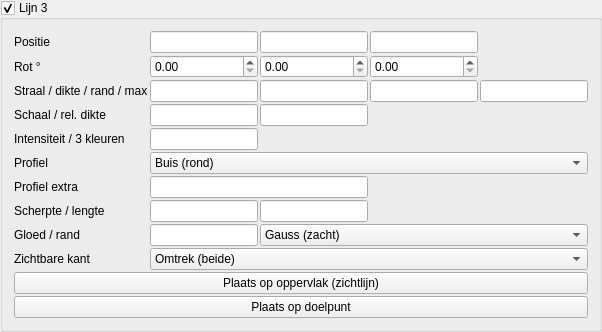
       <widget class="MyGroupBox" name="groupCheck_pattern_line_trap_3_enabled">
        <property name="title">
         <string>Lijn 3</string>
        </property>
        <property name="checkable">
         <bool>true</bool>
        </property>
        <layout class="QGridLayout" name="gridLayout_pattern_line_3">
         <property name="spacing">
          <number>2</number>
         </property>
         <item row="0" column="0">
          <widget class="QLabel" name="label_pattern_line_3_pos">
           <property name="text">
            <string>Positie</string>
           </property>
          </widget>
         </item>
         <item row="0" column="1">
          <widget class="MyLineEdit" name="vect3_pattern_line_trap_3_position_x"/>
         </item>
         <item row="0" column="2">
          <widget class="MyLineEdit" name="vect3_pattern_line_trap_3_position_y"/>
         </item>
         <item row="0" column="3">
          <widget class="MyLineEdit" name="vect3_pattern_line_trap_3_position_z"/>
         </item>
         <item row="1" column="0">
          <widget class="QLabel" name="label_pattern_line_3_rot">
           <property name="text">
            <string>Rot °</string>
           </property>
          </widget>
         </item>
         <item row="1" column="1">
          <widget class="MyDoubleSpinBox" name="spinboxd3_pattern_line_trap_3_rotation_x"/>
         </item>
         <item row="1" column="2">
          <widget class="MyDoubleSpinBox" name="spinboxd3_pattern_line_trap_3_rotation_y"/>
         </item>
         <item row="1" column="3">
          <widget class="MyDoubleSpinBox" name="spinboxd3_pattern_line_trap_3_rotation_z"/>
         </item>
         <item row="2" column="0">
          <widget class="QLabel" name="label_pattern_line_3_radius">
           <property name="text">
            <string>Straal / dikte / rand / max</string>
           </property>
           <property name="toolTip">
            <string>Straal = profielgrootte. Dikte = schaal van de SDF-band. Rand = afronding hoeken. Max = afstand-limiet voor de gloed (0 = uit in praktijk volgens instelling).</string>
           </property>
          </widget>
         </item>
         <item row="2" column="1">
          <widget class="MyLineEdit" name="logedit_pattern_line_trap_3_radius"/>
         </item>
         <item row="2" column="2">
          <widget class="MyLineEdit" name="logedit_pattern_line_trap_3_thickness"/>
         </item>
         <item row="2" column="3">
          <widget class="MyLineEdit" name="logedit_pattern_line_trap_3_edge_softness"/>
         </item>
         <item row="2" column="4">
          <widget class="MyLineEdit" name="logedit_pattern_line_trap_3_max_distance"/>
         </item>
         <item row="3" column="0">
          <widget class="QLabel" name="label_pattern_line_3_scale">
           <property name="text">
            <string>Schaal / rel. dikte</string>
           </property>
           <property name="toolTip">
            <string>Schaal: uniform het dwarsprofiel (YZ). Relatieve dikte: factor op de gloedband t.o.v. Dikte (1 = standaard).</string>
           </property>
          </widget>
         </item>
         <item row="3" column="1">
          <widget class="MyLineEdit" name="logedit_pattern_line_trap_3_scale"/>
         </item>
         <item row="3" column="2">
          <widget class="MyLineEdit" name="logedit_pattern_line_trap_3_relative_thickness"/>
         </item>
         <item row="4" column="0">
          <widget class="QLabel" name="label_pattern_line_3_int">
           <property name="text">
            <string>Intensiteit / 3 kleuren</string>
           </property>
           <property name="toolTip">
            <string>Gradient langs de gloed: kern (kleur 1) → midden (2) → rand (3). Zelfde RGB = effen.</string>
           </property>
          </widget>
         </item>
         <item row="4" column="1">
          <widget class="MyLineEdit" name="logedit_pattern_line_trap_3_intensity"/>
         </item>
         <item row="4" column="2">
          <widget class="MyColorButton" name="colorButton_pattern_line_trap_3_color"/>
         </item>
         <item row="4" column="3">
          <widget class="MyColorButton" name="colorButton_pattern_line_trap_3_color_2"/>
         </item>
         <item row="4" column="4">
          <widget class="MyColorButton" name="colorButton_pattern_line_trap_3_color_3"/>
         </item>
         <item row="5" column="0">
          <widget class="QLabel" name="label_pattern_line_3_shape">
           <property name="text">
            <string>Profiel</string>
           </property>
           <property name="toolTip">
            <string>Dwarsdoorsnede loodrecht op de as (lokale X).</string>
           </property>
          </widget>
         </item>
         <item row="5" column="1" colspan="4">
          <widget class="MyComboBox" name="comboBox_pattern_line_trap_3_shape">
           <item>
            <property name="text">
             <string>Buis (rond)</string>
            </property>
           </item>
           <item>
            <property name="text">
             <string>Lint (vlak)</string>
            </property>
           </item>
           <item>
            <property name="text">
             <string>Vierkant</string>
            </property>
           </item>
           <item>
            <property name="text">
             <string>Ruit</string>
            </property>
           </item>
           <item>
            <property name="text">
             <string>Ovaal</string>
            </property>
           </item>
           <item>
            <property name="text">
             <string>Zeshoek</string>
            </property>
           </item>
           <item>
            <property name="text">
             <string>Kruis</string>
            </property>
           </item>
           <item>
            <property name="text">
             <string>Achthoek</string>
            </property>
           </item>
           <item>
            <property name="text">
             <string>Squircle</string>
            </property>
           </item>
           <item>
            <property name="text">
             <string>Ring</string>
            </property>
           </item>
         </widget>
         </item>
         <item row="6" column="0">
          <widget class="QLabel" name="label_pattern_line_3_shape_aux">
           <property name="text">
            <string>Profiel extra</string>
           </property>
           <property name="toolTip">
            <string>Ovaal: Z-straal t.o.v. Y (1 = cirkel). Ring: halve dikte van de buis.</string>
           </property>
          </widget>
         </item>
         <item row="6" column="1" colspan="2">
          <widget class="MyLineEdit" name="logedit_pattern_line_trap_3_shape_aux"/>
         </item>
         <item row="7" column="0">
          <widget class="QLabel" name="label_pattern_line_3_sharp_seg">
           <property name="text">
            <string>Scherpte / lengte</string>
           </property>
           <property name="toolTip">
            <string>Scherpte: sterkere piek (hoger = smallere gloed). Lengte: halve lijnlengte langs X (0 = oneindig). Zie ook «Gloed / rand».</string>
           </property>
          </widget>
         </item>
         <item row="7" column="1">
          <widget class="MyLineEdit" name="logedit_pattern_line_trap_3_falloff_sharpness"/>
         </item>
         <item row="7" column="2">
          <widget class="MyLineEdit" name="logedit_pattern_line_trap_3_segment_half_length"/>
         </item>
         <item row="8" column="0">
          <widget class="QLabel" name="label_pattern_line_3_glow">
           <property name="text">
            <string>Gloed / rand</string>
           </property>
           <property name="toolTip">
            <string>Gloedbreedte: hoger = zachtere, bredere rand. Falloff: Gauss, smoothstep, lineair, exponentieel — bepaalt hoe snel het uitsterft (los van de 3-kleur-gradient).</string>
           </property>
          </widget>
         </item>
         <item row="8" column="1">
          <widget class="MyLineEdit" name="logedit_pattern_line_trap_3_glow_spread"/>
         </item>
         <item row="8" column="2" colspan="3">
          <widget class="MyComboBox" name="comboBox_pattern_line_trap_3_falloff_profile">
           <item>
            <property name="text">
             <string>Gauss (zacht)</string>
            </property>
           </item>
           <item>
            <property name="text">
             <string>Strak (smooth)</string>
            </property>
           </item>
           <item>
            <property name="text">
             <string>Hard (lineair)</string>
            </property>
           </item>
           <item>
            <property name="text">
             <string>Exponentieel</string>
            </property>
           </item>
          </widget>
         </item>
         <item row="9" column="0">
          <widget class="QLabel" name="label_pattern_line_3_side">
           <property name="text">
            <string>Zichtbare kant</string>
           </property>
           <property name="toolTip">
            <string>Omtrek: gloed aan beide zijden van de vorm (klassiek). Alleen buiten of binnen: één zijde van het oppervlak — handig om alleen de silhouet-rand te tonen.</string>
           </property>
          </widget>
         </item>
         <item row="9" column="1" colspan="4">
          <widget class="MyComboBox" name="comboBox_pattern_line_trap_3_edge_side">
           <item>
            <property name="text">
             <string>Omtrek (beide)</string>
            </property>
           </item>
           <item>
            <property name="text">
             <string>Alleen buiten</string>
            </property>
           </item>
           <item>
            <property name="text">
             <string>Alleen binnen</string>
            </property>
           </item>
          </widget>
         </item>
         <item row="10" column="0" colspan="5">
          <widget class="QPushButton" name="pushButton_pattern_line_trap_3_place_surface">
           <property name="text">
            <string>Plaats op oppervlak (zichtlijn)</string>
           </property>
          </widget>
         </item>
         <item row="11" column="0" colspan="5">
          <widget class="QPushButton" name="pushButton_pattern_line_trap_3_place_target">
           <property name="text">
            <string>Plaats op doelpunt</string>
           </property>
          </widget>
         </item>
        </layout>
       </widget>
